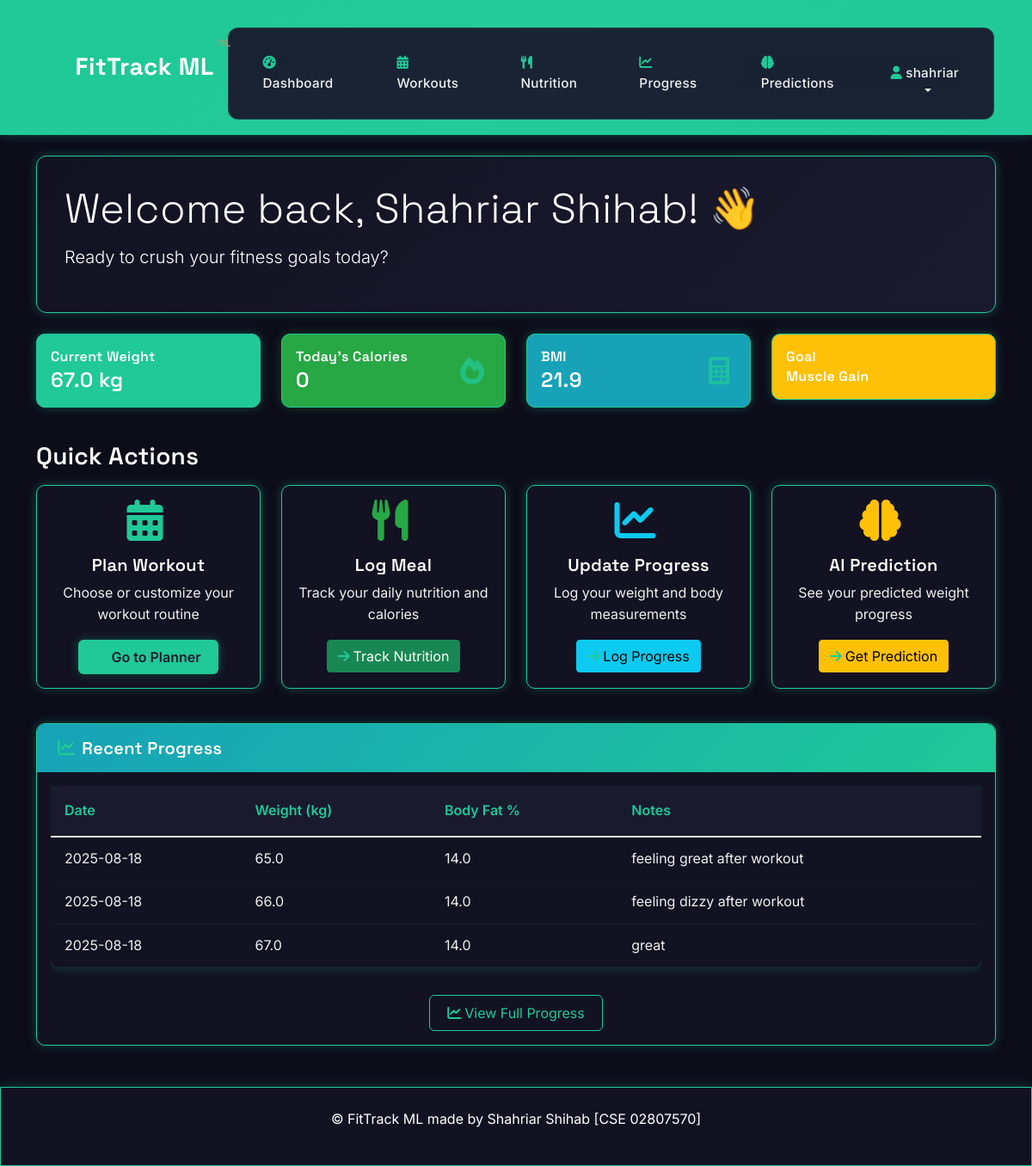
The page /dashboard (signed in) on the database its author committed.
### app.py (models this page shows)
class User(db.Model):
    id = db.Column(db.Integer, primary_key=True)
    username = db.Column(db.String(80), unique=True, nullable=False)
    email = db.Column(db.String(120), unique=True, nullable=False)
    password_hash = db.Column(db.String(120), nullable=False)
    name = db.Column(db.String(100), nullable=False)
    age = db.Column(db.Integer, nullable=False)
    gender = db.Column(db.String(10), nullable=False)
    height = db.Column(db.Float, nullable=False)  # in cm
    current_weight = db.Column(db.Float, nullable=False)  # in kg
    fitness_goal = db.Column(db.String(50), nullable=False)
    created_at = db.Column(db.DateTime, default=datetime.utcnow)

class ProgressLog(db.Model):
    id = db.Column(db.Integer, primary_key=True)
    user_id = db.Column(db.Integer, db.ForeignKey('user.id'), nullable=False)
    weight = db.Column(db.Float, nullable=False)
    body_fat_percentage = db.Column(db.Float)
    notes = db.Column(db.Text)
    date = db.Column(db.Date, default=date.today)

### app.py (the view)
@app.route('/dashboard')
@login_required
def dashboard():
    user = User.query.get(session['user_id'])
    recent_progress = ProgressLog.query.filter_by(user_id=user.id).order_by(ProgressLog.date.desc()).limit(5).all()
    today_nutrition = db.session.query(NutritionLog, FoodItem).join(FoodItem).filter(
        NutritionLog.user_id == user.id,
        NutritionLog.date == date.today()
    ).all()
    total_calories = sum([
        (log.quantity_grams / 100) * food.calories_per_100g
        for log, food in today_nutrition
    ])
    return render_template('dashboard.html',
                         user=user,
                         recent_progress=recent_progress,
                         total_calories=round(total_calories, 1))

### app.py (called while the page is built)
def login_required(f):
    from functools import wraps
    @wraps(f)
    def decorated_function(*args, **kwargs):
        if 'user_id' not in session:
            return redirect(url_for('login'))
        return f(*args, **kwargs)
    return decorated_function

### templates/dashboard.html (shortened to what this page needs)
{% extends "base.html" %}
{% block content %}
<div class="row">
    <div class="col-12">
        <div class="welcome-section mb-4">
            <h1 class="display-5">Welcome back, {{ user.name }}! 👋</h1>
            <p class="lead text-muted">Ready to crush your fitness goals today?</p>
        </div>
    </div>
</div>
<div class="row mb-4">
    <div class="col-md-3 mb-3">
        <div class="card bg-primary text-white">
            <div class="card-body">
                <div class="d-flex justify-content-between align-items-center">
                    <div>
                        <h6 class="card-title mb-1">Current Weight</h6>
                        <h4 class="mb-0">{{ user.current_weight }} kg</h4>
                    </div>
                    <i class="fas fa-weight fa-2x opacity-75"></i>
                </div>
            </div>
        </div>
    </div>
    <div class="col-md-3 mb-3">
        <div class="card bg-success text-white">
            <div class="card-body">
                <div class="d-flex justify-content-between align-items-center">
                    <div>
                        <h6 class="card-title mb-1">Today's Calories</h6>
                        <h4 class="mb-0">{{ total_calories }}</h4>
                    </div>
                    <i class="fas fa-fire fa-2x opacity-75"></i>
                </div>
            </div>
        </div>
    </div>
    <div class="col-md-3 mb-3">
        <div class="card bg-info text-white">
            <div class="card-body">
                <div class="d-flex justify-content-between align-items-center">
                    <div>
                        <h6 class="card-title mb-1">BMI</h6>
                        <h4 class="mb-0">{{ "%.1f"|format(user.current_weight / ((user.height/100) ** 2)) }}</h4>
                    </div>
                    <i class="fas fa-calculator fa-2x opacity-75"></i>
                </div>
            </div>
        </div>
    </div>
    <div class="col-md-3 mb-3">
        <div class="card bg-warning text-white">
            <div class="card-body">
                <div class="d-flex justify-content-between align-items-center">
                    <div>
                        <h6 class="card-title mb-1">Goal</h6>
                        <h6 class="mb-0">{{ user.fitness_goal.replace('_', ' ').title() }}</h6>
                    </div>
                </div>
            </div>
        </div>
    </div>
</div>
<div class="row mb-4">
    <div class="col-12">
        <h3 class="mb-3">Quick Actions</h3>
    </div>
    <div class="col-md-3 mb-3">
        <div class="card h-100 quick-action-card">
            <div class="card-body text-center">
                <i class="fas fa-calendar-alt fa-3x text-primary mb-3"></i>
                <h5 class="card-title">Plan Workout</h5>
                <p class="card-text">Choose or customize your workout routine</p>
                <a href="{{ url_for('workout_planner') }}" class="btn btn-primary">
                    <i class="fas fa-arrow-right me-1"></i>Go to Planner
                </a>
            </div>
        </div>
    </div>
    <div class="col-md-3 mb-3">
        <div class="card h-100 quick-action-card">
            <div class="card-body text-center">
                <i class="fas fa-utensils fa-3x text-success mb-3"></i>
                <h5 class="card-title">Log Meal</h5>
                <p class="card-text">Track your daily nutrition and calories</p>
                <a href="{{ url_for('nutrition_tracker') }}" class="btn btn-success">
                    <i class="fas fa-arrow-right me-1"></i>Track Nutrition
                </a>
            </div>
        </div>
    </div>
    <div class="col-md-3 mb-3">
        <div class="card h-100 quick-action-card">
            <div class="card-body text-center">
                <i class="fas fa-chart-line fa-3x text-info mb-3"></i>
                <h5 class="card-title">Update Progress</h5>
                <p class="card-text">Log your weight and body measurements</p>
                <button class="btn btn-info" data-bs-toggle="modal" data-bs-target="#progressModal">
                    <i class="fas fa-arrow-right me-1"></i>Log Progress
                </button>
            </div>
        </div>
    </div>
    <div class="col-md-3 mb-3">
        <div class="card h-100 quick-action-card">
            <div class="card-body text-center">
                <i class="fas fa-brain fa-3x text-warning mb-3"></i>
                <h5 class="card-title">AI Prediction</h5>
                <p class="card-text">See your predicted weight progress</p>
                <a href="{{ url_for('prediction_tool') }}" class="btn btn-warning">
                    <i class="fas fa-arrow-right me-1"></i>Get Prediction
                </a>
            </div>
        </div>
    </div>
</div>
{% if recent_progress %}
<div class="row">
    <div class="col-12">
        <div class="card">
            <div class="card-header">
                <h5 class="mb-0">
                    <i class="fas fa-chart-line me-2"></i>Recent Progress
                </h5>
            </div>
            <div class="card-body">
                <div class="table-responsive">
                    <table class="table table-hover">
                        <thead>
                            <tr>
                                <th>Date</th>
                                <th>Weight (kg)</th>
                                <th>Body Fat %</th>
                                <th>Notes</th>
                            </tr>
                        </thead>
                        <tbody>
                            {% for progress in recent_progress %}
                            <tr>
                                <td>{{ progress.date.strftime('%Y-%m-%d') }}</td>
                                <td>{{ progress.weight }}</td>
                                <td>{{ progress.body_fat_percentage or 'N/A' }}</td>
                                <td>{{ progress.notes or '-' }}</td>
                            </tr>
                            {% endfor %}
                        </tbody>
                    </table>
                </div>
                <div class="text-center mt-3">
                    <a href="{{ url_for('progress_tracker') }}" class="btn btn-outline-primary">
                        <i class="fas fa-chart-line me-1"></i>View Full Progress
                    </a>
                </div>
            </div>
        </div>
    </div>
</div>
{% endif %}
{% endblock %}

### templates/base.html (shortened to what this page needs)
<!DOCTYPE html>
<html lang="en">
<head>
    <link href="https://cdn.jsdelivr.net/npm/bootstrap@5.1.3/dist/css/bootstrap.min.css" rel="stylesheet">
    <link href="https://cdnjs.cloudflare.com/ajax/libs/font-awesome/6.0.0/css/all.min.css" rel="stylesheet">
    <link href="{{ url_for('static', filename='css/style.css') }}" rel="stylesheet">
</head>
<body>
    <nav class="navbar navbar-expand-lg navbar-dark bg-primary">
        <div class="container">
            <a class="navbar-brand" href="{{ url_for('dashboard' if session.get('user_id') else 'index') }}">
                <i class="fas fa-dumbbell me-2"></i>FitTrack ML
            </a>
            {% if session.get('user_id') %}
            <div class="collapse navbar-collapse" id="navbarNav">
                <ul class="navbar-nav me-auto">
                    <li class="nav-item">
                        <a class="nav-link" href="{{ url_for('dashboard') }}">
                            <i class="fas fa-tachometer-alt me-1"></i>Dashboard
                        </a>
                    </li>
                    <li class="nav-item">
                        <a class="nav-link" href="{{ url_for('workout_planner') }}">
                            <i class="fas fa-calendar-alt me-1"></i>Workouts
                        </a>
                    </li>
                    <li class="nav-item">
                        <a class="nav-link" href="{{ url_for('nutrition_tracker') }}">
                            <i class="fas fa-utensils me-1"></i>Nutrition
                        </a>
                    </li>
                    <li class="nav-item">
                        <a class="nav-link" href="{{ url_for('progress_tracker') }}">
                            <i class="fas fa-chart-line me-1"></i>Progress
                        </a>
                    </li>
                    <li class="nav-item">
                        <a class="nav-link" href="{{ url_for('prediction_tool') }}">
                            <i class="fas fa-brain me-1"></i>Predictions
                        </a>
                    </li>
                </ul>
                <ul class="navbar-nav">
                    <li class="nav-item dropdown">
                        <a class="nav-link dropdown-toggle" href="#" role="button" data-bs-toggle="dropdown">
                            <i class="fas fa-user me-1"></i>{{ session.get('username') }}
                        </a>
                    </li>
                </ul>
            </div>
            {% endif %}
        </div>
    </nav>
    <main class="container mt-4">
        {% block content %}{% endblock %}
    </main>
    <footer class="bg-light text-center text-muted py-4 mt-5">
        <div class="container">
            <p>&copy; FitTrack ML made by Shahriar Shihab [CSE 02807570]</p>
        </div>
    </footer>
</body>
</html>

### rows shown on the page
User: get "shahriar", name "Shahriar Shihab", current_weight "67.0", user.current_weight/((user.height/100)**2) "21.9", fitness_goal.replace "Muscle Gain"
ProgressLog: date "2025-08-18", weight "65.0", body_fat_percentage "14.0", notes "feeling great after workout"
ProgressLog: date "2025-08-18", weight "66.0", body_fat_percentage "14.0", notes "feeling dizzy after workout"
ProgressLog: date "2025-08-18", weight "67.0", body_fat_percentage "14.0", notes "great"

### other values the page prints
{{ total_calories }} "0"
